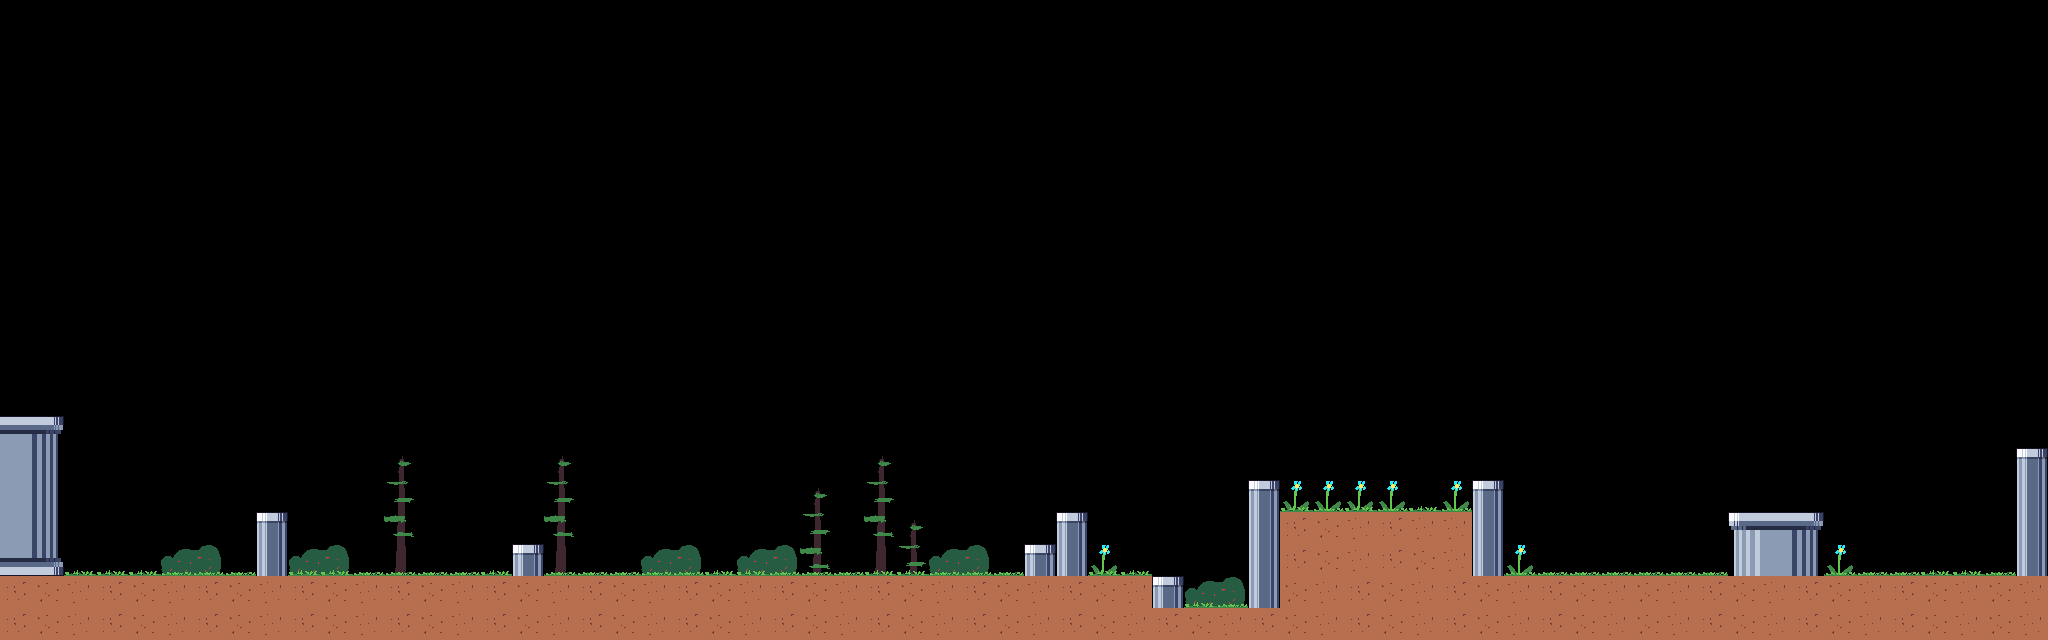

A 2D game scene composited from a Tiled map and its tileset images. What follows is a short description and the map's XML, with each tile layer's data collapsed to a summary:
An orthogonal 64x20 tile map with 32x32 px tiles, 2 tile layers (background, foreground), 3 tilesets and 13 objects (5x sign, 3x ranged, 3x melee, entrance, exit).

<map version="1.2" tiledversion="1.2.1" orientation="orthogonal" renderorder="right-down" width="64" height="20" tilewidth="32" tileheight="32" infinite="0" nextlayerid="8" nextobjectid="24">
 <tileset firstgid="1" name="tiles" tilewidth="32" tileheight="32" tilecount="64" columns="8">
  <image source="tiles.png" width="256" height="256" />
  <terraintypes>
   <terrain name="pillars" tile="0" />
   <terrain name="ground" tile="0" />
  </terraintypes>
  <tile id="0" terrain=",,,0">
   <properties>
    <property name="collides" type="bool" value="true" />
   </properties>
  </tile>
  <tile id="1" terrain=",,0,0">
   <properties>
    <property name="collides" type="bool" value="true" />
   </properties>
  </tile>
  <tile id="2" terrain=",,0,">
   <properties>
    <property name="collides" type="bool" value="true" />
   </properties>
  </tile>
  <tile id="3" terrain="0,0,0,">
   <properties>
    <property name="collides" type="bool" value="true" />
   </properties>
  </tile>
  <tile id="4" terrain="0,0,,0">
   <properties>
    <property name="collides" type="bool" value="true" />
   </properties>
  </tile>
  <tile id="5">
   <properties>
    <property name="collides" type="bool" value="true" />
   </properties>
  </tile>
  <tile id="8" terrain=",0,,0">
   <properties>
    <property name="collides" type="bool" value="true" />
   </properties>
  </tile>
  <tile id="9" terrain="0,0,0,0">
   <properties>
    <property name="collides" type="bool" value="true" />
   </properties>
  </tile>
  <tile id="10" terrain="0,,0,">
   <properties>
    <property name="collides" type="bool" value="true" />
   </properties>
  </tile>
  <tile id="11" terrain="0,,0,0">
   <properties>
    <property name="collides" type="bool" value="true" />
   </properties>
  </tile>
  <tile id="12" terrain=",0,0,0">
   <properties>
    <property name="collides" type="bool" value="true" />
   </properties>
  </tile>
  <tile id="13">
   <properties>
    <property name="collides" type="bool" value="true" />
   </properties>
  </tile>
  <tile id="16" terrain=",0,,">
   <properties>
    <property name="collides" type="bool" value="true" />
   </properties>
  </tile>
  <tile id="17" terrain="0,0,,">
   <properties>
    <property name="collides" type="bool" value="true" />
   </properties>
  </tile>
  <tile id="18" terrain="0,,,">
   <properties>
    <property name="collides" type="bool" value="true" />
   </properties>
  </tile>
  <tile id="21">
   <properties>
    <property name="collides" type="bool" value="true" />
   </properties>
  </tile>
  <tile id="24" terrain="1,1,1,1">
   <properties>
    <property name="collides" type="bool" value="true" />
   </properties>
  </tile>
  <tile id="25" terrain="1,1,1,1">
   <properties>
    <property name="collides" type="bool" value="true" />
   </properties>
  </tile>
  <tile id="26" terrain="1,1,1,1">
   <properties>
    <property name="collides" type="bool" value="true" />
   </properties>
  </tile>
  <tile id="27" terrain=",,1,1" />
  <tile id="28" terrain=",,1,1" />
  <tile id="32">
   <properties>
    <property name="collides" type="bool" value="true" />
   </properties>
  </tile>
 </tileset>
 <tileset firstgid="65" source="tiles.tsx" />
 <tileset firstgid="129" name="bgtiles" tilewidth="32" tileheight="32" tilecount="16" columns="4">
  <image source="bgtiles.png" width="128" height="128" />
 </tileset>
 <layer id="6" name="background" width="64" height="20">
  <data>[1280 cells, 38 non-empty, 7 distinct tile ids]</data>
 </layer>
 <layer id="7" name="foreground" width="64" height="20">
  <data>[1280 cells, 221 non-empty, 15 distinct tile ids]</data>
 </layer>
 <objectgroup id="3" name="objects">
  <object id="1" name="entrance" gid="7" x="64" y="576" width="64" height="64" />
  <object id="2" name="exit" gid="7" x="1952" y="576" width="64" height="64" />
  <object id="10" name="ranged" gid="7" x="992" y="576" width="32" height="32" />
  <object id="12" name="ranged" gid="7" x="1024" y="544" width="32" height="32" />
  <object id="13" name="ranged" gid="7" x="1056" y="512" width="32" height="32" />
  <object id="14" name="melee" gid="7" x="1568" y="576" width="32" height="32" />
  <object id="17" name="melee" gid="7" x="1632" y="576" width="32" height="32" />
  <object id="18" name="melee" gid="7" x="1696" y="576" width="32" height="32" />
  <object id="19" name="sign" gid="98" x="128" y="576" width="32" height="32">
   <properties>
    <property name="text">The gods have given you tremendous power!
You can now double-jump, use a shield, strike with strenght and wield a bow.</property>
   </properties>
  </object>
  <object id="20" name="sign" gid="98" x="448" y="576" width="32" height="32">
   <properties>
    <property name="text" value="There are enemy archers ahead! Use your shield to protect yourself from their arrows. You can keep the shield up even while shooting your bow..." />
   </properties>
  </object>
  <object id="21" name="sign" gid="98" x="1408" y="512" width="32" height="32">
   <properties>
    <property name="text" value="See those melee units down below? Maybe you should show them your fists? Remember to use your shield to avoid their dirty hands..." />
   </properties>
  </object>
  <object id="22" name="sign" gid="98" x="1792" y="512" width="32" height="32">
   <properties>
    <property name="text" value="You're ready, Champion! Now go and teach those enemies their lesson. May the higher forces be with you..." />
   </properties>
  </object>
  <object id="23" name="sign" gid="98" x="224" y="576" width="32" height="32">
   <properties>
    <property name="text" value="You can use your amazing double jump ability by jumping again in mid-air." />
   </properties>
  </object>
 </objectgroup>
</map>